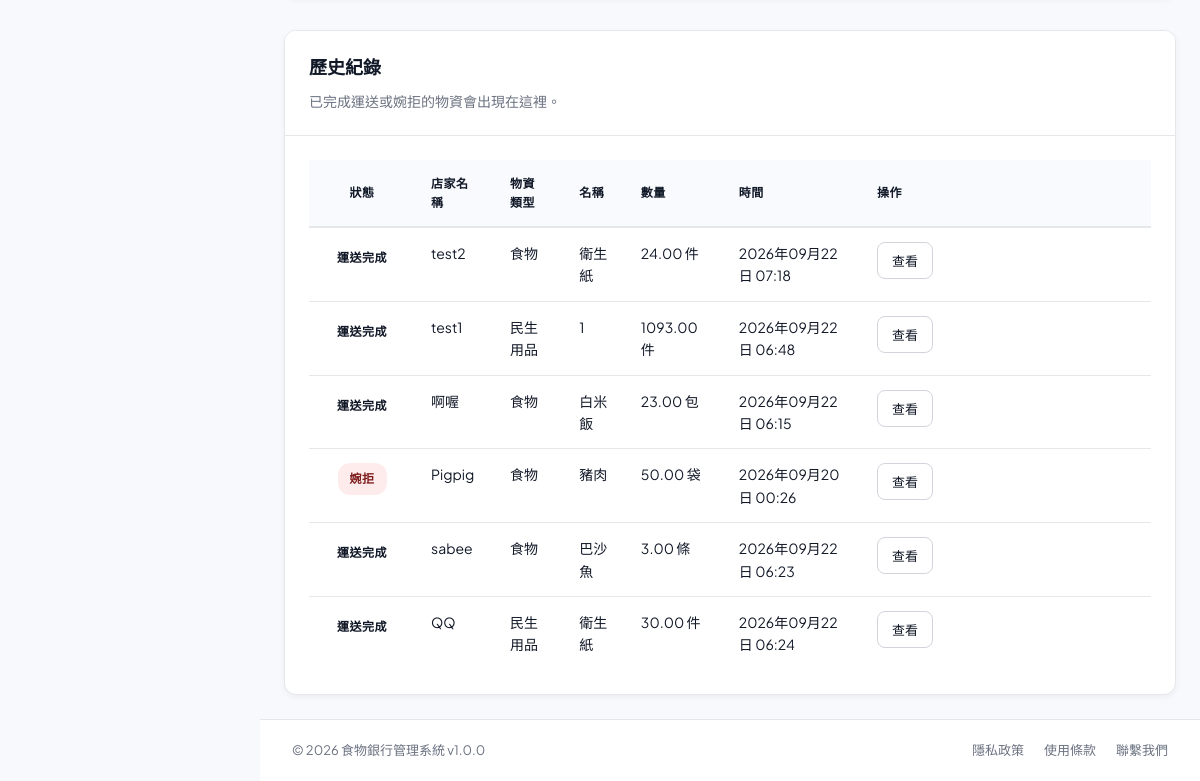
Before: /?page=donation_materials_review (signed in, lower part) with the older database file.
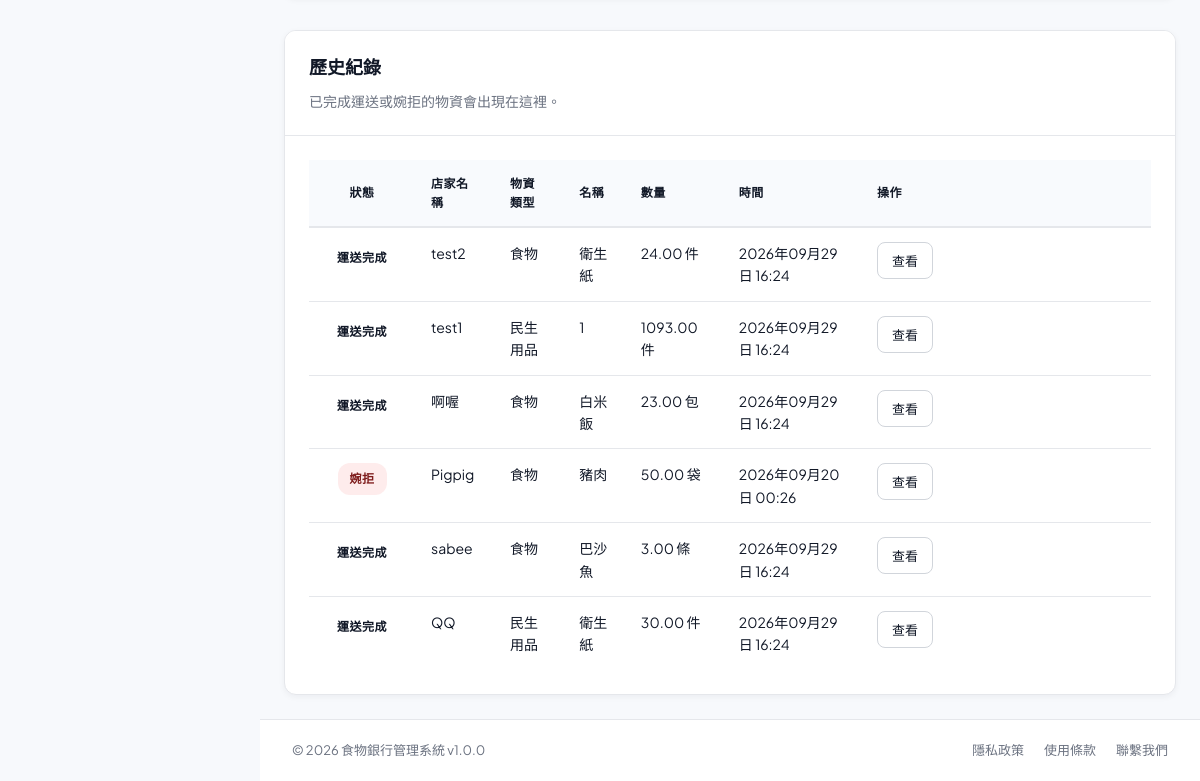
After: the same page with the newer database file.
### tables this page shows
CREATE TABLE `donations` (
  `donation_id` int(11) NOT NULL,
  `order_number` varchar(30) DEFAULT NULL,
  `donor_id` int(11) DEFAULT NULL,
  `donor_name` varchar(100) NOT NULL,
  `donation_type` enum('food','supplies','money','other') NOT NULL,
  `quantity` decimal(10,2) DEFAULT NULL,
  `unit` varchar(20) DEFAULT NULL,
  `donation_date` datetime NOT NULL,
  `received_by` int(11) DEFAULT NULL,
  `status` enum('received','pending','assessed','approved','rejected','published','archived') DEFAULT 'pending',
  `evaluation_status` enum('pending','approved_volunteer','approved_self_delivery','published','rejected') DEFAULT 'pending',
  `delivery_method` enum('volunteer_assist','self_delivery') DEFAULT 'volunteer_assist',
  `approval_notes` text DEFAULT NULL,
  `approved_at` datetime DEFAULT NULL,
  `approved_by` int(11) DEFAULT NULL,
  `rejection_reason` text DEFAULT NULL,
  `rejected_at` datetime DEFAULT NULL,
  `published_at` datetime DEFAULT NULL,
  `current_status` enum('waiting_pickup','volunteer_received','in_transit','at_foodbank','inspection_complete') DEFAULT 'waiting_pickup',
  `status_updated_at` datetime DEFAULT NULL,
  `split_count` int(11) DEFAULT 1,
  `notes` text DEFAULT NULL,
  `created_at` timestamp NULL DEFAULT current_timestamp(),
  `updated_at` timestamp NULL DEFAULT current_timestamp() ON UPDATE current_timestamp(),
  `item_name` varchar(100) DEFAULT NULL,
  `weight_kg` decimal(10,2) DEFAULT NULL,
  `size_description` varchar(100) DEFAULT NULL,
  `expiry_date` date DEFAULT NULL,
  `pickup_deadline` datetime DEFAULT NULL,
  `delivery_option` enum('donor_delivery','volunteer_delivery','food_bank_pickup') DEFAULT 'volunteer_delivery',
  `vehicle_type` enum('car','motorcycle','none') DEFAULT 'none',
  `photo_path` varchar(255) DEFAULT NULL,
  `evaluation_notes` text DEFAULT NULL,
  `seal_code` varchar(30) DEFAULT NULL,
  `need_inspection` tinyint(1) DEFAULT 1,
  `inspection_notes` text DEFAULT NULL,
  `donor_address` varchar(255) DEFAULT NULL,
  `reward_options` text DEFAULT NULL
);

### config/database.php (called while the page is built, shortened)
<?php
class Database
{
    private $connection = null;
    public function getConnection()
    {
        return $this->connection;
    }
    private function connect()
    {
        $this->connection = @new mysqli(DB_HOST, DB_USER, DB_PASS, DB_NAME, DB_PORT);
    }
}
$db = new Database();

### src/models/BaseModel.php (called while the page is built, shortened)
<?php
require_once __DIR__ . '/../../config/database.php';
abstract class BaseModel {
    protected $db;
    public function __construct() {
        global $db;
        $this->db = $db->getConnection();
    }
    public function query($sql) {
        $result = $this->db->query($sql);
        $rows = [];
        if ($result) {
            while ($row = $result->fetch_assoc()) {
                $rows[] = $row;
            }
        }
        return $rows;
    }
}
?>

### src/models/DonationModel.php (called while the page is built, shortened)
<?php
require_once 'BaseModel.php';
class DonationModel extends BaseModel {
    protected $table = 'donations';
    public function __construct() {
        $this->ensureOrderNumberColumn();
    }
    private function ensureOrderNumberColumn() {
        $result = $this->db->query("SHOW COLUMNS FROM donations LIKE 'order_number'");
        $this->db->query(
            "UPDATE donations
             SET order_number = CONCAT('FB-', DATE_FORMAT(donation_date, '%Y%m%d'), '-', LPAD(donation_id, 6, '0'))
             WHERE order_number IS NULL OR order_number = ''"
        );
        $indexResult = $this->db->query("SHOW INDEX FROM donations WHERE Key_name = 'unique_order_number'");
        if ($indexResult && $indexResult->num_rows === 0) {
            $this->db->query("ALTER TABLE donations ADD UNIQUE KEY unique_order_number (order_number)");
        }
    }
    public function getAllDonations($status = null, $donorId = null) {
        $sql = "SELECT * FROM {$this->table}";
        $conditions = [];
        $sql .= " ORDER BY donation_date DESC";
        $donations = $this->query($sql);
        $uniqueDonations = [];
        foreach ($donations as $donation) {
            $donationId = (int) ($donation['donation_id'] ?? 0);
            if (!isset($uniqueDonations[$donationId])) {
                $uniqueDonations[$donationId] = $donation;
            }
        }
        return array_values($uniqueDonations);
    }
}

### src/models/DeliveryModel.php (called while the page is built, shortened)
<?php
require_once __DIR__ . '/BaseModel.php';
class DeliveryModel extends BaseModel {
    public function __construct() {
        $this->ensureDeliveryMethodColumn();
        $this->ensureExceptionResponseColumns();
    }
    private function ensureDeliveryMethodColumn() {
        $result = $this->db->query("SHOW COLUMNS FROM deliveries LIKE 'delivery_method'");
    }
    private function ensureExceptionResponseColumns() {
        $columns = [
            'exception_response' => "ALTER TABLE deliveries ADD exception_response TEXT DEFAULT NULL AFTER exception_notes",
            'exception_resolved_at' => "ALTER TABLE deliveries ADD exception_resolved_at DATETIME DEFAULT NULL AFTER exception_response",
            'exception_resolved_by' => "ALTER TABLE deliveries ADD exception_resolved_by INT DEFAULT NULL AFTER exception_resolved_at",
        ];
        foreach ($columns as $column => $alterSql) {
            $result = $this->db->query("SHOW COLUMNS FROM deliveries LIKE '{$column}'");
        }
    }
    public function getDonationDeliveryProgress($donationId) {
        $donationId = (int) $donationId;
        $result = $this->db->query("SELECT COUNT(*) AS total_tasks,
                           SUM(CASE WHEN volunteer_id IS NOT NULL THEN 1 ELSE 0 END) AS accepted_tasks,
                           SUM(CASE WHEN status = 'delivered' THEN 1 ELSE 0 END) AS completed_tasks
                                    FROM deliveries
                                    WHERE donation_id = {$donationId}
                                      AND delivery_method = 'volunteer'");
        $progress = $result ? $result->fetch_assoc() : null;
        return [
            'total_tasks' => (int) ($progress['total_tasks'] ?? 0),
            'accepted_tasks' => (int) ($progress['accepted_tasks'] ?? 0),
            'completed_tasks' => (int) ($progress['completed_tasks'] ?? 0),
        ];
    }
}

### src/views/donation_materials_review.php (the view, shortened to what the changed rows need)
<?php
require_once BASE_PATH . '/src/models/DonationModel.php';
require_once BASE_PATH . '/src/models/DeliveryModel.php';
$donationModel = new DonationModel();
$deliveryModel = new DeliveryModel();
$donations = $donationModel->getAllDonations();
$merchantDonations = array_values(array_filter($donations, static function ($donation) {
    return !empty($donation['donor_id']);
}));
$historyDonations = array_values(array_filter($merchantDonations, static function ($donation) use ($deliveryModel) {
    if (strtolower((string) ($donation['evaluation_status'] ?? '')) === 'rejected') {
        return true;
    }
    if (strtolower((string) ($donation['status'] ?? '')) !== 'published') {
        return false;
    }
    $progress = $deliveryModel->getDonationDeliveryProgress((int) $donation['donation_id']);
    return $progress['total_tasks'] > 0 && $progress['completed_tasks'] >= $progress['total_tasks'];
}));
$donationTypeLabels = [
    'food' => '食物',
    'supplies' => '民生用品',
    'money' => '金錢',
    'other' => '其他',
];
$formatDateTime = static function ($value) {
    if (empty($value)) {
        return '未填寫';
    }
    $timestamp = strtotime((string) $value);
    return $timestamp ? date('Y年m月d日 H:i', $timestamp) : '未填寫';
};
    ?>
<div class="card mt-32">
    <div class="card-header"><h2>歷史紀錄</h2><p>已完成運送或婉拒的物資會出現在這裡。</p></div>
    <div class="card-body">
        <?php if (!empty($historyDonations)): ?>
            <table class="data-table">
                <thead><tr><th>狀態</th><th>店家名稱</th><th>物資類型</th><th>名稱</th><th>數量</th><th>時間</th><th>操作</th></tr></thead>
                <tbody>
                <?php foreach ($historyDonations as $donation): ?>
                    <?php $isRejectedHistory = ($donation['evaluation_status'] ?? '') === 'rejected'; ?>
                    <tr>
                        <td><span class="status <?php echo $isRejectedHistory ? 'status-rejected' : 'status-success'; ?>"><?php echo $isRejectedHistory ? '婉拒' : '運送完成'; ?></span></td>
                        <td><?php echo htmlspecialchars($donation['donor_name'] ?? ''); ?></td>
                        <td><?php echo htmlspecialchars($donationTypeLabels[$donation['donation_type'] ?? ''] ?? '其他'); ?></td>
                        <td><?php echo htmlspecialchars($donation['item_name'] ?? '未填寫'); ?></td>
                        <td><?php echo htmlspecialchars($donation['quantity'] ?? ''); ?> <?php echo htmlspecialchars($donation['unit'] ?? ''); ?></td>
                        <td><?php echo htmlspecialchars($formatDateTime($isRejectedHistory ? ($donation['rejected_at'] ?? null) : ($donation['updated_at'] ?? null))); ?></td>
                        <td><form method="post"><button type="submit" class="btn btn-secondary btn-sm">查看</button></form></td>
                    </tr>
                <?php endforeach; ?>
                </tbody>
            </table>
        <?php else: ?>
            <div class="empty-state"><i class="fas fa-box-archive"></i><p>目前沒有歷史紀錄</p></div>
        <?php endif; ?>
    </div>
</div>

Changed rows visible on the page:
changed donations "test2": evaluation_status+updated_at "2026年09月22日 07:18" → "2026年09月29日 16:24"
changed donations "test1": evaluation_status+updated_at "2026年09月22日 06:48" → "2026年09月29日 16:24"
changed donations "啊喔": evaluation_status+updated_at "2026年09月22日 06:15" → "2026年09月29日 16:24"
changed donations "sabee": evaluation_status+updated_at "2026年09月22日 06:23" → "2026年09月29日 16:24"
changed donations "QQ": evaluation_status+updated_at "2026年09月22日 06:24" → "2026年09月29日 16:24"
